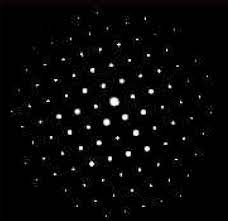
#> input picture tem_image2.jpg, 228 x 221 px
$ python '이미지에서 찾기.py'
#> lines starting #> are read from the running program, lines starting #| are printed output that depends on the picture; after the words box and inside, x2 and y2 are one past the last pixel; in counts of white or black regions, pixels touching at a corner belong together
import cv2
import numpy as np
import math
import pandas as pd

# 이미지 불러오기
image = cv2.imread('tem_image2.jpg', 0)  # 흑백 이미지로 로드
#> image: shape (221, 228); min 0, max 255, mean 6.9

# 이미지 전처리
ret, threshold = cv2.threshold(image, 200, 255, cv2.THRESH_BINARY)  # 임계값 적용하여 흑백 이진화
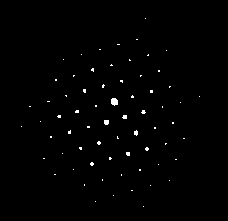
#> threshold: shape (221, 228); 0.74% white in thin lines or dots, all inside (x1, y1, x2, y2) = (21, 18, 200, 207)

#원 그리기
x=113
y=101
cv2.circle(image, (x, y), 5, (255, 255, 255), 1)
#> image: shape (221, 228); min 0, max 255, mean 7

# 결과 이미지 출력
cv2.imshow('Polar Coordinates', image)
cv2.waitKey(0)
cv2.destroyAllWindows()

# 이미지 크기 설정
image_width = 800
image_height = 800

# 새로운 이미지 생성
image = np.zeros((image_height, image_width, 3), dtype=np.uint8)

# 이미지 중심점 계산
center_x = image_width // 2
center_y = image_height // 2

# 극좌표를 가진 DataFrame 예시
df = pd.DataFrame({
    'R': [10, 20, 30, 40, 50],
    'Theta': [30, 60, 120, 200, 300]
})

# 이미지에 극좌표 플롯
for index, row in df.iterrows():
    radius = row['R']
    theta = math.radians(row['Theta'])

    x = int(radius * math.cos(theta)) + center_x
    y = int(radius * math.sin(theta)) + center_y

    cv2.circle(image, (x, y), 1, (0, 255, 0), -1)
#> image: shape (800, 800, 3)

# 이미지에 중심점 표시
cv2.circle(image, (center_x, center_y), 3, (0, 0, 255), -1)
#> image: shape (800, 800, 3); mean of channels 0, 1, 2 0, 0, 0

# 이미지 출력
cv2.imshow('Image', image)
cv2.waitKey(0)
cv2.destroyAllWindows()

$ run again, with LNMO SAED.jpg copied over tem_image2.jpg
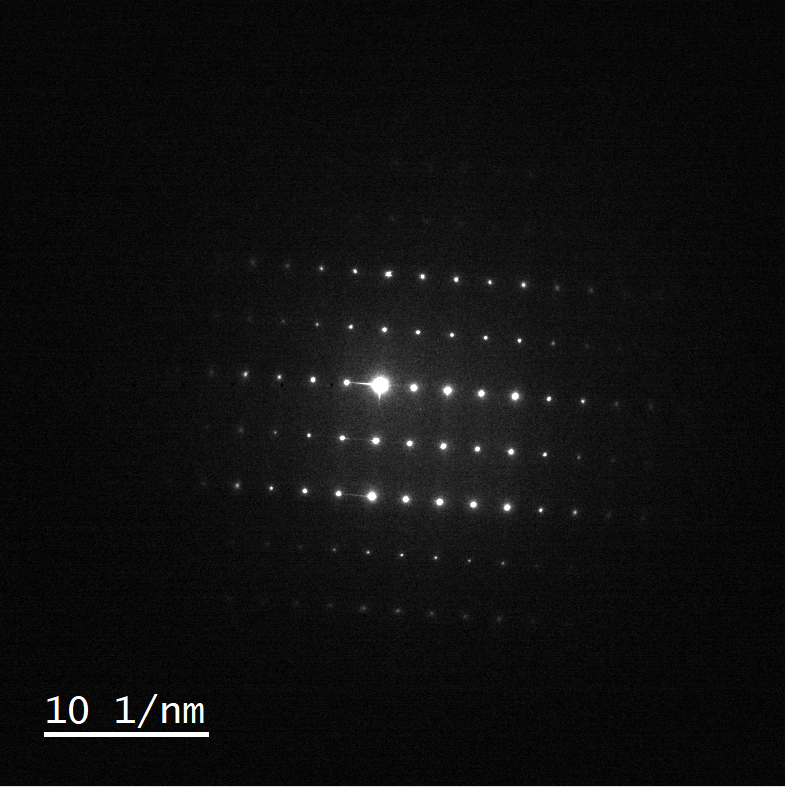
#> input picture LNMO SAED.jpg, 785 x 787 px
#> `ret, threshold = cv2.threshold(image, 200, 255, cv2.THRESH_BINARY)`:
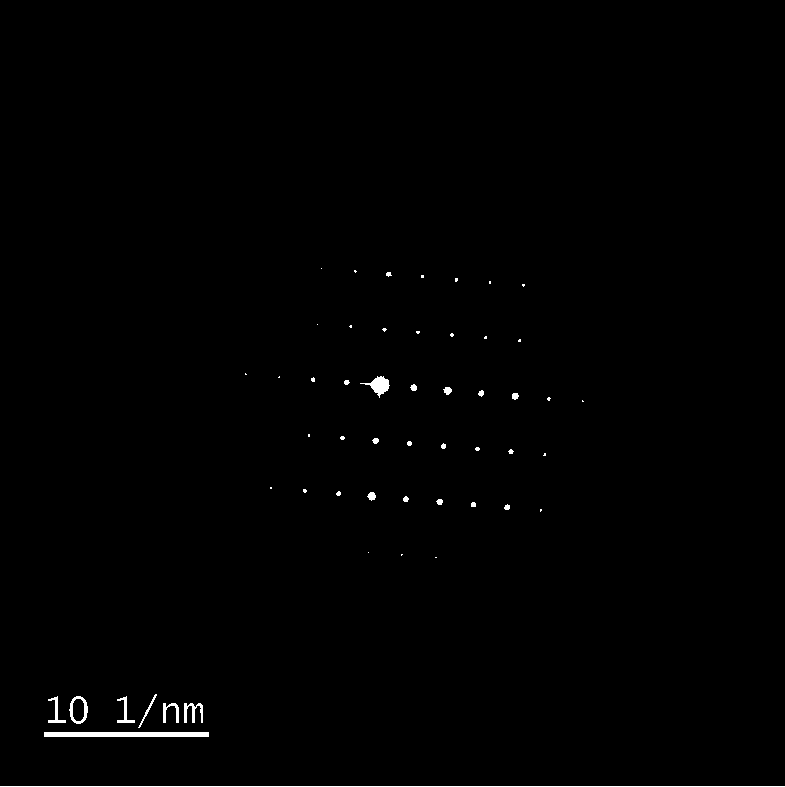
#> threshold: shape (787, 785); 0.56% white; 53 white regions (29 under 20 px), largest, box (x1, y1, x2, y2) and area: (44, 732, 209, 737) 825, (0, 786, 785, 787) 785, (360, 376, 390, 398) 276

$ run again, with LNMO SAED_crop.jpg copied over tem_image2.jpg
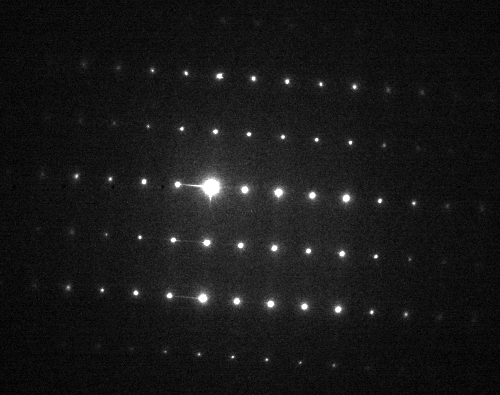
#> input picture LNMO SAED_crop.jpg, 500 x 395 px
#> image is the input picture: shape (395, 500); min 0, max 255, mean 23.9
#> `ret, threshold = cv2.threshold(image, 200, 255, cv2.THRESH_BINARY)`:
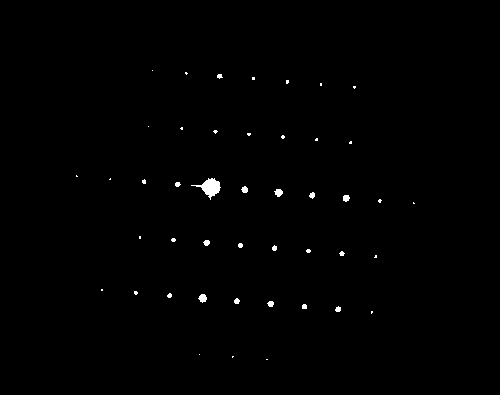
#> threshold: shape (395, 500); 0.49% white; 45 white regions (29 under 20 px), largest, box (x1, y1, x2, y2) and area: (191, 178, 221, 200) 276, (198, 294, 207, 303) 55, (274, 189, 283, 197) 50
